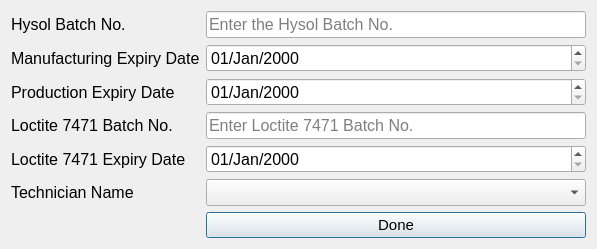
<?xml version="1.0" encoding="UTF-8"?>
<ui version="4.0">
 <class>pivotDialog</class>
 <widget class="QDialog" name="pivotDialog">
  <property name="geometry">
   <rect>
    <x>0</x>
    <y>0</y>
    <width>597</width>
    <height>244</height>
   </rect>
  </property>
  <property name="font">
   <font>
    <pointsize>12</pointsize>
   </font>
  </property>
  <property name="windowTitle">
   <string>Pivot for Wire Clamp</string>
  </property>
  <layout class="QGridLayout" name="gridLayout">
   <item row="0" column="0">
    <layout class="QFormLayout" name="formLayout">
     <property name="fieldGrowthPolicy">
      <enum>QFormLayout::AllNonFixedFieldsGrow</enum>
     </property>
     <item row="1" column="0">
      <widget class="QLabel" name="pivot_hysol_batchNo">
       <property name="font">
        <font>
         <pointsize>12</pointsize>
        </font>
       </property>
       <property name="text">
        <string>Hysol Batch No.</string>
       </property>
       <property name="textInteractionFlags">
        <set>Qt::NoTextInteraction</set>
       </property>
      </widget>
     </item>
     <item row="1" column="1">
      <widget class="QLineEdit" name="pivot_hysol_batchNo_le">
       <property name="font">
        <font>
         <pointsize>12</pointsize>
        </font>
       </property>
       <property name="placeholderText">
        <string>Enter the Hysol Batch No.</string>
       </property>
      </widget>
     </item>
     <item row="2" column="0">
      <widget class="QLabel" name="pivot_hysol_mfgexpiry">
       <property name="font">
        <font>
         <pointsize>12</pointsize>
        </font>
       </property>
       <property name="text">
        <string>Manufacturing Expiry Date</string>
       </property>
       <property name="textInteractionFlags">
        <set>Qt::NoTextInteraction</set>
       </property>
      </widget>
     </item>
     <item row="2" column="1">
      <widget class="QDateEdit" name="pivot_hysol_mfgexpiry_date">
       <property name="font">
        <font>
         <pointsize>12</pointsize>
        </font>
       </property>
       <property name="displayFormat">
        <string>dd/MMM/yyyy</string>
       </property>
      </widget>
     </item>
     <item row="3" column="0">
      <widget class="QLabel" name="pivot_hysol_prodexpiry">
       <property name="font">
        <font>
         <pointsize>12</pointsize>
        </font>
       </property>
       <property name="text">
        <string>Production Expiry Date</string>
       </property>
       <property name="textInteractionFlags">
        <set>Qt::NoTextInteraction</set>
       </property>
      </widget>
     </item>
     <item row="3" column="1">
      <widget class="QDateEdit" name="pivot_hysol_prodexpiry_date">
       <property name="font">
        <font>
         <pointsize>12</pointsize>
        </font>
       </property>
       <property name="currentSection">
        <enum>QDateTimeEdit::DaySection</enum>
       </property>
       <property name="displayFormat">
        <string>dd/MMM/yyyy</string>
       </property>
      </widget>
     </item>
     <item row="4" column="0">
      <widget class="QLabel" name="pivot_7471_batchNo">
       <property name="font">
        <font>
         <pointsize>12</pointsize>
        </font>
       </property>
       <property name="text">
        <string>Loctite 7471 Batch No.</string>
       </property>
       <property name="textInteractionFlags">
        <set>Qt::NoTextInteraction</set>
       </property>
      </widget>
     </item>
     <item row="4" column="1">
      <widget class="QLineEdit" name="pivot_7471_batchNo_le">
       <property name="font">
        <font>
         <pointsize>12</pointsize>
        </font>
       </property>
       <property name="placeholderText">
        <string>Enter Loctite 7471 Batch No.</string>
       </property>
      </widget>
     </item>
     <item row="5" column="0">
      <widget class="QLabel" name="pivot_7471_expiry">
       <property name="font">
        <font>
         <pointsize>12</pointsize>
        </font>
       </property>
       <property name="text">
        <string>Loctite 7471 Expiry Date</string>
       </property>
       <property name="textInteractionFlags">
        <set>Qt::NoTextInteraction</set>
       </property>
      </widget>
     </item>
     <item row="5" column="1">
      <widget class="QDateEdit" name="pivot_7471_expiry_date">
       <property name="font">
        <font>
         <pointsize>12</pointsize>
        </font>
       </property>
       <property name="displayFormat">
        <string>dd/MMM/yyyy</string>
       </property>
      </widget>
     </item>
     <item row="7" column="0">
      <widget class="QLabel" name="pivot_tech">
       <property name="font">
        <font>
         <pointsize>12</pointsize>
        </font>
       </property>
       <property name="text">
        <string>Technician Name</string>
       </property>
       <property name="textInteractionFlags">
        <set>Qt::NoTextInteraction</set>
       </property>
      </widget>
     </item>
     <item row="7" column="1">
      <widget class="QComboBox" name="pivot_tech_cb">
       <property name="font">
        <font>
         <pointsize>12</pointsize>
        </font>
       </property>
       <item>
        <property name="text">
         <string/>
        </property>
       </item>
       <item>
        <property name="text">
         <string>60008229</string>
        </property>
       </item>
       <item>
        <property name="text">
         <string>H0023</string>
        </property>
       </item>
       <item>
        <property name="text">
         <string>60013479</string>
        </property>
       </item>
       <item>
        <property name="text">
         <string>T9942</string>
        </property>
       </item>
       <item>
        <property name="text">
         <string>60014194</string>
        </property>
       </item>
       <item>
        <property name="text">
         <string>H0017</string>
        </property>
       </item>
      </widget>
     </item>
     <item row="8" column="1">
      <widget class="QPushButton" name="pushButton">
       <property name="font">
        <font>
         <pointsize>11</pointsize>
        </font>
       </property>
       <property name="text">
        <string>Done</string>
       </property>
      </widget>
     </item>
    </layout>
   </item>
  </layout>
 </widget>
 <resources/>
 <connections/>
</ui>
